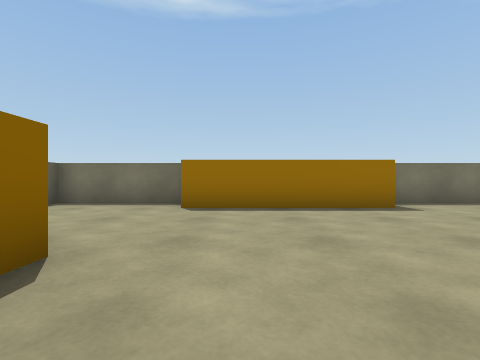
view 1 (above)

17 first-person views from a walk through a scene from a Unity 3-D project. The camera is 0.58 m above the floor, looks level and sees 85° across. The floor is counted in squares, 1 m on a side. Each view is taken from the middle of a square. On the plan, view 1 faces up. The plan holds only what a view shows up to about 9 squares ahead; the rest is blank. The place goes on beyond the plan.

view 2
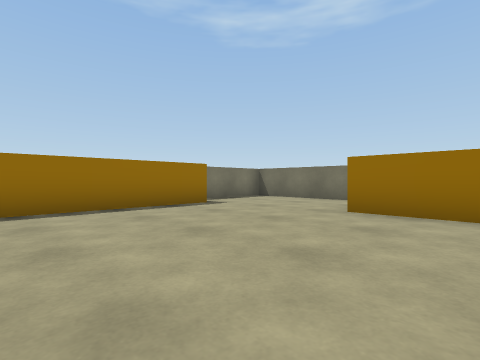

view 3
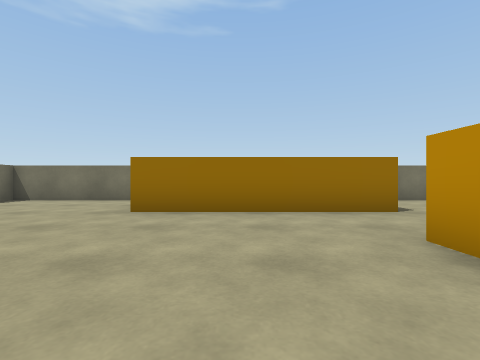

view 4
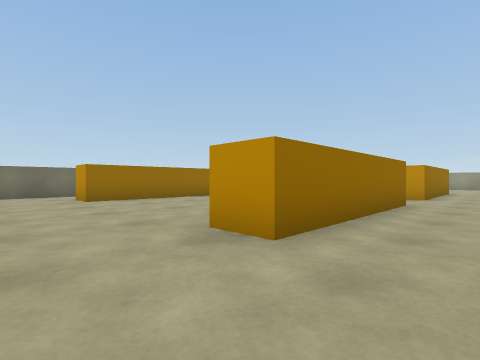

view 5
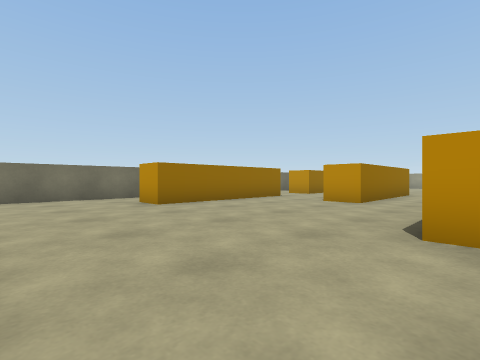

view 6
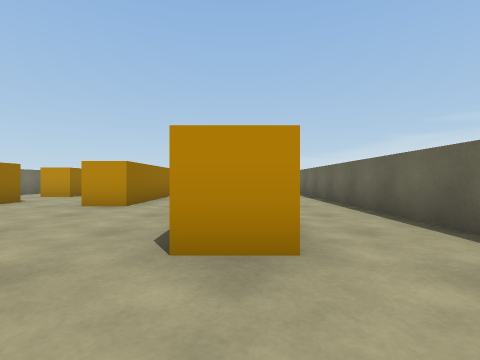

view 7
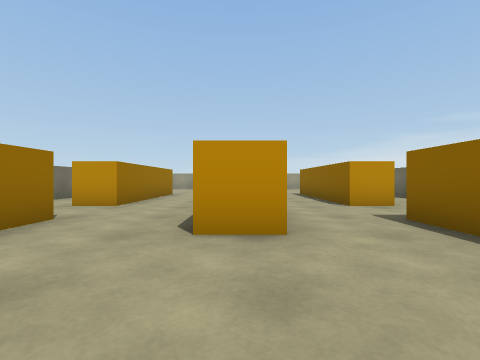

view 8
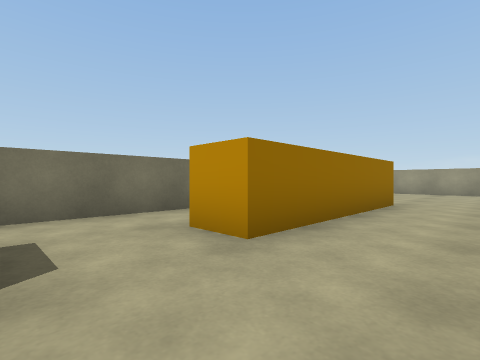

view 9
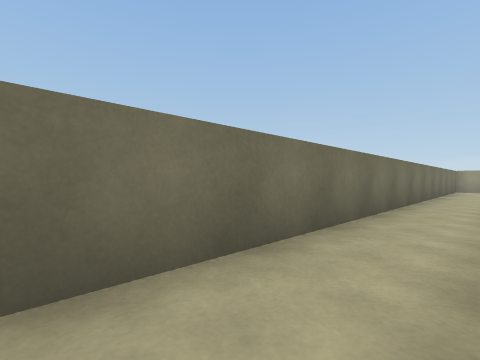

view 10
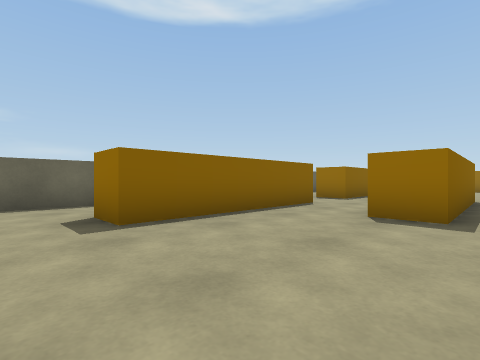

view 11
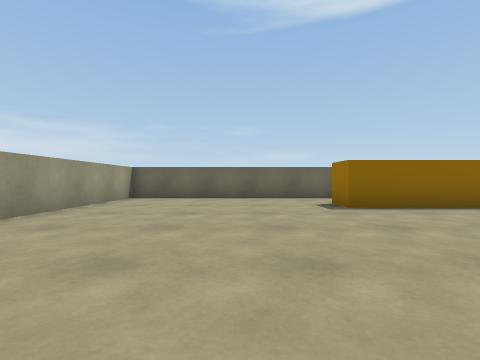

view 12
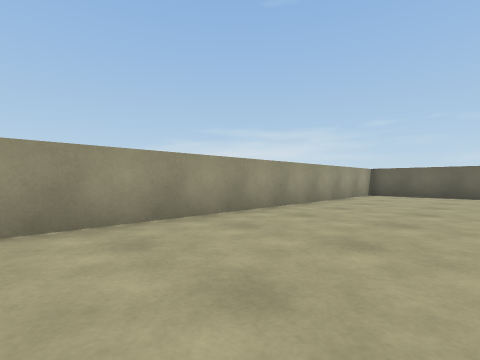

view 13
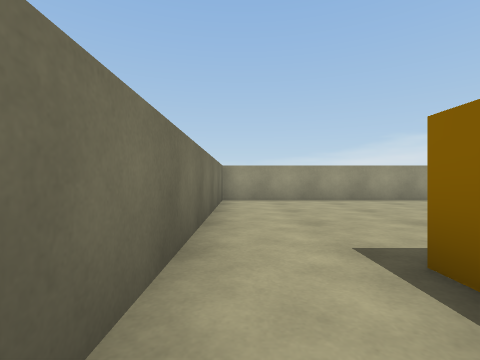

view 14
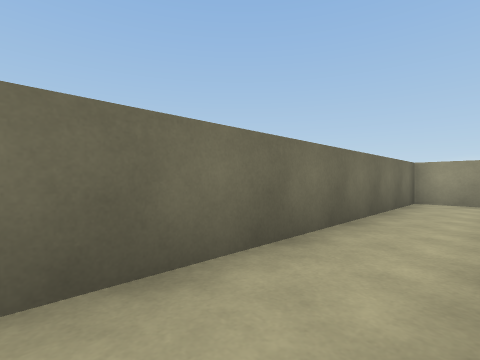

view 15
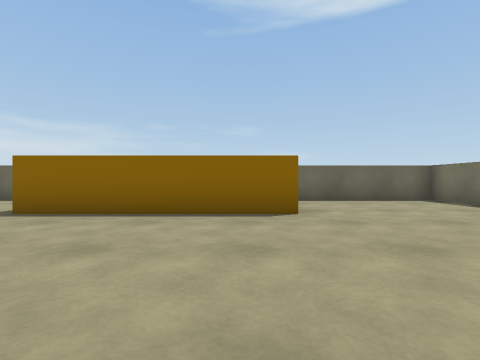

view 16
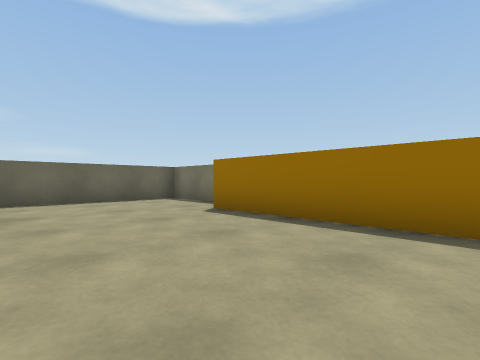

view 17
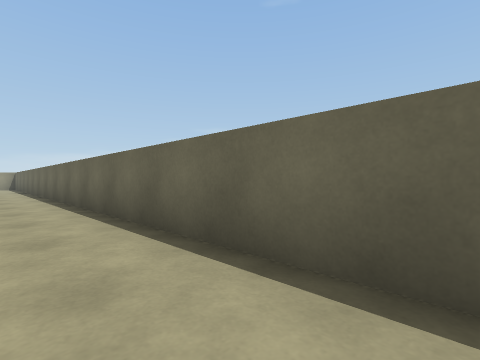

### Floor plan
Points are (right, up) in squares from view 1. A wall is a line through its corners. A room is listed if a view was taken in it or the views show most of it. See-through windows are left out.
Room 1 (views 1, 2, 3, 4, 5, 6, 7, 9, 13, 14, 15, 16, 17)
walls: (0.5, -1.8) (1.5, -1.8); (-1.5, 2) (-1.5, -2.9) (-2.5, -2.9) (-2.5, 2) (-1.5, 2); (3.8, -2.9) (3.8, 2) (4.8, 2); (3.8, -4.9) (4.9, -4.9); (3.2, 5.5) (-1.2, 5.5); (-1.4, 6.5) (-4.5, 6.5) (-4.5, -10.5); (-2.5, -7.1) (-2.5, -4.9) (-1.5, -4.9); (4.8, -9.2) (4.8, -9.8); (6.5, -10.5) (6.5, 6.5) (3.8, 6.5)
ways out: opening at (2.5, -2) to room 2; opening at (4, -3.5) to room 2; opening at (-3.5, -9.5) to room 3; opening at (5.5, -9.5) to room 3; opening at (-2, -3.5) to room 4; opening at (-0.5, -2) to room 4
Room 2 (view 8)
walls: (1.5, -1.8) (1.5, -6.6); (3.8, -6.6) (3.8, -4.9)
ways out: opening at (2.5, -2) to room 1; opening at (4, -3.5) to room 1; opening at (2.5, -5.5) to room 3
Room 3 (views 10, 11, 12)
walls: (3.8, -9.8) (3.8, -6.6); (1.5, -6.6) (0.5, -6.6); (-4.5, -10.5) (-4.5, -15.5) (6.5, -15.5) (6.5, -10.5); (-1.5, -6.6) (-1.5, -9.7) (-2.5, -9.7)
ways out: opening at (-3.5, -9.5) to room 1; opening at (5.5, -9.5) to room 1; opening at (2.5, -5.5) to room 2; opening at (-0.5, -5.5) to room 4
Room 4 (no view inside)
walls: (-1.5, -4.9) (-1.5, -6.6); (0.5, -5.2) (0.5, -1.8)
ways out: opening at (-2, -3.5) to room 1; opening at (-0.5, -2) to room 1; opening at (-0.5, -5.5) to room 3

Where each view was taken, in squares from view 1:
view 1: 0 up, 0 right, facing up
view 2: 0 up, 1 left, facing up-right
view 3: 0 up, 1 left, facing right
view 4: 4 up, 4 left, facing down-right
view 5: 5 up, 2 left, facing down-right
view 6: 4 up, 2 left, facing down
view 7: 1 up, 1 right, facing down
view 8: 3 down, 2 right, facing down-right
view 9: 0 up, 5 right, facing down-right
view 10: 11 down, 2 right, facing up-left
view 11: 12 down, 4 right, facing left
view 12: 12 down, 6 right, facing down-left
view 13: 8 down, 6 right, facing down
view 14: 8 down, 5 right, facing down-right
view 15: 1 up, 3 right, facing left
view 16: 2 up, 3 right, facing up-left
view 17: 4 up, 3 left, facing down-left
